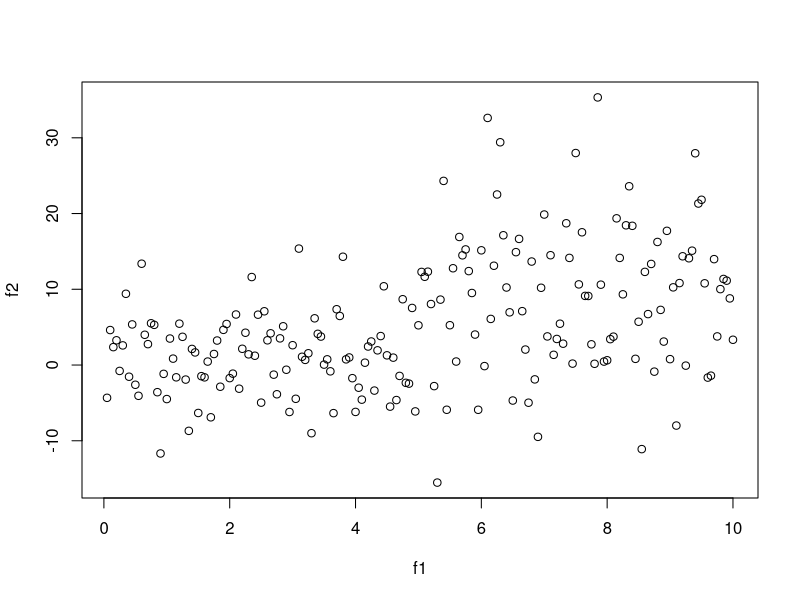

Reproduce this figure in R. (Note: this script raises an error after producing the figure.)
pos_pts = rnorm(n = 100, mean = 1, sd = 5)
neg_pts = rnorm(n = 100, mean = 10, sd = 10)

f1 = seq(from = 0.05, to = 10, by = 0.05)
f2 = c(pos_pts, neg_pts)

labels = c(rep(as.character('positive'),100),rep(as.character('negative'),100))

df0 = data.frame(f1, f2, labels) #shuffle data
df <- df0[sample(nrow(df0)),]

plot(f1,f2)

# 70% de la data pour le training, 30% pour le test
n = length(f1)

X = df[,1:ncol(df)-1]
y = as.character(df[,ncol(df)])

X_train = X[1:as.integer(0.7*n),]
y_train = y[1:as.integer(0.7*n)]

X_test = X[as.integer(0.7*n +1):n,]
y_test = y[as.integer(0.7*n +1):n]

preds = knn_predict(X_train, y_train, X_test, 2)
accuracy_knn(y_test, preds)
summary(y_test, preds)